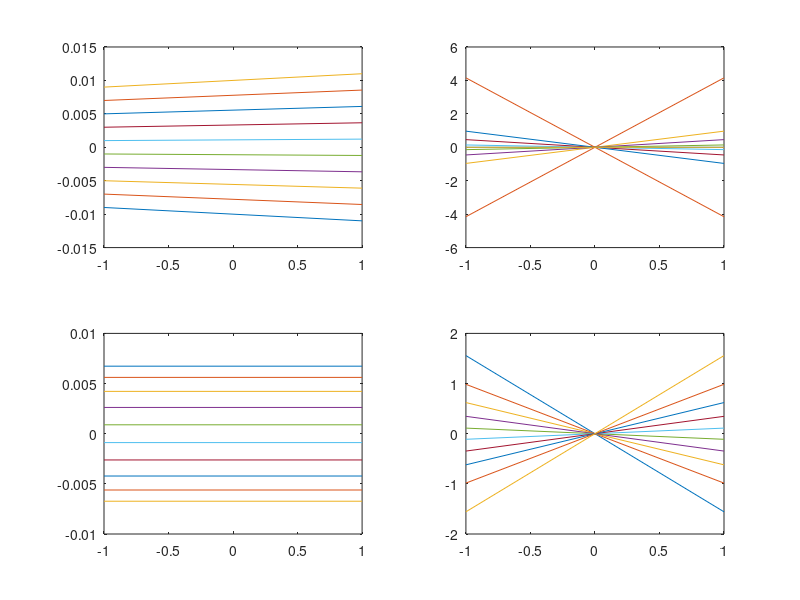

MATLAB code to generate this figure:
function obj_aberration()   

ray_count = 10;
z = 1;
focalLength = 0.008;
V = 613;
wavln = 800e-9;

obj_para()

function [x2, k2] = Forward(x, k)
    focalLength = 0.008;    
    x2 = focalLength*k;
    k2 = -asin(x/focalLength);
end

function [x, k] = Reverse(x2, k2)
    focalLength = 0.008;    
    k = x2/focalLength;
    x = -focalLength*sin(k2);
end

function PlotTripleGraph(x, first, second, third, titleStr)
    figure()
    subplot(2,2,1:2)
    plot(x, first)
    title(titleStr)
    subplot(2,2,3)
    plot(x, second)
    subplot(2,2,4)
    plot(x, third)
end

function examine_shift()
    shift = -80e-6;
    
    k2 = linspace(-1, 1, ray_count);
    x2 = shift * tan(k2);
    [x1, k1] = Reverse(x2, k2);
    p = polyfit(x1,k1,4);
   
    PlotRayTraces()  
    PlotAngleAndFreqShiftAgainstPosition()
    AnalyseAolCurvatureShift()
    
    function AnalyseAolCurvatureShift()
        % key equation is angle = p(4)x + p(2)x^3 = lambda/V * d(t-x/v)^3
        % equate coeffs:
        d = V^3 * p(2) / 2; % d as an angle rate rather than freq rate
        b = V * p(4) / 2; % approximately half for static focus
        
        t = 4e-6 * linspace(-1,1,100);
        curvature0 = b / V;
        curvature2 = 3 * d * t.^2 / V;
        % want t^2-curvature to be small compared to the t^0-curvature 
        PlotTripleGraph(t, curvature0 + curvature2, curvature0, curvature2, 'Time')
    end
    
    function PlotRayTraces()
        subplot(1,2,1)
        plot([0*x1 - z; 0*x1 + z], [x1 - z*tan(k1); x1 + z*tan(k1)])
        subplot(1,2,2)
        plot([0*x2 - z; 0*x2 + z], [x2 - z*tan(k2); x2 + z*tan(k2)])
        axis equal
    end
    
    function PlotAngleAndFreqShiftAgainstPosition()
        f = V/wavln * k1;
        PlotTripleGraph(x1, k1, p(2)*x1.^3 , p(4)*x1, 'Angles')
        PlotTripleGraph(x1, f/2+40e6, V/wavln * p(2)*x1.^3 /2, V/wavln * p(4)*x1 /2, 'Freqs')
    end

    
end

function obj_para()
    x_array = 0.01 * linspace(-1, 1, ray_count);
    k_array = zeros(1, ray_count) + x_array / 10;
    
    [x2_array, k2_array] = Forward(x_array, k_array);
    
    subplot(2,2,1)
    plot([0*x_array - z; 0*x_array + z], [x_array - z*tan(k_array); x_array + z*tan(k_array)])
    
    subplot(2,2,2)
    plot([0*x2_array - z; 0*x2_array + z], [x2_array - z*tan(k2_array); x2_array + z*tan(k2_array)])

    k2_array_rev = linspace(-1, 1, ray_count);
    x2_array_rev = zeros(1, ray_count);
    
    [x_array_rev, k_array_rev] = Reverse(x2_array_rev, k2_array_rev);
    
    subplot(2,2,3)
    plot([0*x_array_rev - z; 0*x_array_rev + z], [x_array_rev - z*tan(k_array_rev); x_array_rev + z*tan(k_array_rev)])
    
    subplot(2,2,4)
    plot([0*x2_array_rev - z; 0*x2_array_rev + z], [x2_array_rev - z*tan(k2_array_rev); x2_array_rev + z*tan(k2_array_rev)])
end

function parax_contribution()   
    x = 0.01 * linspace(-1, 1, ray_count);
    
    R = 0.1;
    k_para = -x/R;
    k_proper = -atan(x/R);
    
    aberrations = k_para - k_proper;
    
    plot(x,aberrations)
    p = polyfit(x,aberrations,5)
end
end